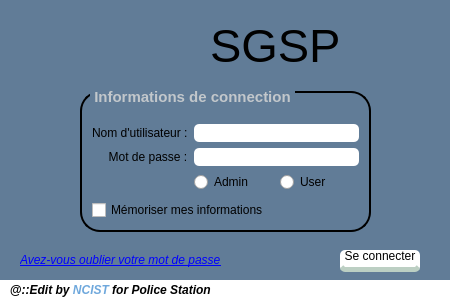
<?xml version="1.0" encoding="UTF-8"?>
<ui version="4.0">
 <class>Connexion</class>
 <widget class="QWidget" name="Connexion">
  <property name="geometry">
   <rect>
    <x>0</x>
    <y>0</y>
    <width>450</width>
    <height>301</height>
   </rect>
  </property>
  <property name="windowTitle">
   <string>Connexion</string>
  </property>
  <property name="windowIcon">
   <iconset resource="images.qrc">
    <normaloff>:/logo.png</normaloff>:/logo.png</iconset>
  </property>
  <property name="styleSheet">
   <string notr="true">QWidget#Connexion
{
    Background-color: #617c97;
}

QWidget QRadioButton:hover
{
	Background-color : #bccfc3;
}

QWidget QRadioButton:checked
{
	Background-color : #bccfc3;
}

QWidget QCheckBox:hover
{
	Background-color : #bccfc3;
}

QWidget QCheckBox:checked
{
	Background-color : #bccfc3;
}</string>
  </property>
  <widget class="QLabel" name="logoName">
   <property name="geometry">
    <rect>
     <x>210</x>
     <y>10</y>
     <width>154</width>
     <height>70</height>
    </rect>
   </property>
   <property name="font">
    <font>
     <pointsize>35</pointsize>
    </font>
   </property>
   <property name="autoFillBackground">
    <bool>false</bool>
   </property>
   <property name="text">
    <string>SGSP </string>
   </property>
  </widget>
  <widget class="QLabel" name="label">
   <property name="geometry">
    <rect>
     <x>20</x>
     <y>250</y>
     <width>201</width>
     <height>20</height>
    </rect>
   </property>
   <property name="font">
    <font>
     <italic>true</italic>
     <underline>true</underline>
    </font>
   </property>
   <property name="toolTip">
    <string>&lt;html&gt;&lt;head/&gt;&lt;body&gt;&lt;p&gt;&lt;span style=&quot; color:#000000;&quot;&gt;Cliquez ici&lt;/span&gt; si vous ne vous souvenez plus de votre &lt;span style=&quot; color:#ff0000;&quot;&gt;mot de passe&lt;/span&gt;.&lt;/p&gt;&lt;/body&gt;&lt;/html&gt;</string>
   </property>
   <property name="toolTipDuration">
    <number>0</number>
   </property>
   <property name="styleSheet">
    <string notr="true">QLabel
{
	color: blue;
} 

QLabel:hover
{
	color: #bccfc3;
}</string>
   </property>
   <property name="text">
    <string>Avez-vous oublier votre mot de passe?</string>
   </property>
  </widget>
  <widget class="QLabel" name="logoImg">
   <property name="geometry">
    <rect>
     <x>120</x>
     <y>10</y>
     <width>71</width>
     <height>61</height>
    </rect>
   </property>
   <property name="text">
    <string/>
   </property>
   <property name="pixmap">
    <pixmap resource="images.qrc">:/logo.png</pixmap>
   </property>
   <property name="scaledContents">
    <bool>true</bool>
   </property>
  </widget>
  <widget class="QLabel" name="label_2">
   <property name="geometry">
    <rect>
     <x>0</x>
     <y>280</y>
     <width>451</width>
     <height>21</height>
    </rect>
   </property>
   <property name="font">
    <font>
     <pointsize>9</pointsize>
     <weight>75</weight>
     <italic>true</italic>
     <bold>true</bold>
    </font>
   </property>
   <property name="styleSheet">
    <string notr="true">Background-color : #fff</string>
   </property>
   <property name="text">
    <string>&lt;html&gt;&lt;head/&gt;&lt;body&gt;&lt;p&gt;&amp;nbsp;&amp;nbsp;&amp;nbsp;@::Edit by &lt;span style=&quot; color:#6fa8dc;&quot;&gt;NCIST&lt;/span&gt; for Police Station&lt;/p&gt;&lt;/body&gt;&lt;/html&gt;</string>
   </property>
  </widget>
  <widget class="QGroupBox" name="groupBoxInfo">
   <property name="geometry">
    <rect>
     <x>80</x>
     <y>91</y>
     <width>291</width>
     <height>141</height>
    </rect>
   </property>
   <property name="font">
    <font>
     <pointsize>11</pointsize>
     <weight>75</weight>
     <bold>true</bold>
    </font>
   </property>
   <property name="styleSheet">
    <string notr="true">QGroupBox 
{
  border: 2px solid black; 
  border-radius: 20px; 
} 
 
QGroupBox::title 
{ 
	margin: 2 2;
  	color: #c2c7cb;
 	subcontrol-position: top left; 
    left : 10px;
	bottom: 5px;

}

QGroupBox QLineEdit
{
	border-radius: 5px;
	color: rgb(84, 0, 0);
	padding-left: 7px;
	padding-right: 7px;
	height: 18px;
}

QGroupBox QLineEdit:hover
{
	border: 2px solid #bccfc3;
}

QGroupBox QLineEdit:focus
{
	border: 1px solid #bfcfc3;
}

QGroupBox QLineEdit::placeholder
{
	color: #c2c7cb;
}</string>
   </property>
   <property name="title">
    <string>Informations de connection</string>
   </property>
   <layout class="QVBoxLayout" name="verticalLayout">
    <item>
     <layout class="QFormLayout" name="formLayout">
      <property name="horizontalSpacing">
       <number>6</number>
      </property>
      <property name="verticalSpacing">
       <number>6</number>
      </property>
      <property name="leftMargin">
       <number>0</number>
      </property>
      <item row="0" column="0">
       <widget class="QLabel" name="login">
        <property name="text">
         <string>Nom d'utilisateur :</string>
        </property>
       </widget>
      </item>
      <item row="1" column="0">
       <widget class="QLabel" name="password">
        <property name="text">
         <string>     Mot de passe :</string>
        </property>
       </widget>
      </item>
      <item row="1" column="1">
       <widget class="QLineEdit" name="inputPwd">
        <property name="font">
         <font>
          <family>MS UI Gothic</family>
          <pointsize>8</pointsize>
         </font>
        </property>
        <property name="styleSheet">
         <string notr="true"/>
        </property>
        <property name="echoMode">
         <enum>QLineEdit::Password</enum>
        </property>
        <property name="placeholderText">
         <string/>
        </property>
       </widget>
      </item>
      <item row="2" column="1">
       <layout class="QHBoxLayout" name="horizontalLayout">
        <item>
         <widget class="QRadioButton" name="adminRadio">
          <property name="text">
           <string>Admin</string>
          </property>
         </widget>
        </item>
        <item>
         <widget class="QRadioButton" name="userRadio">
          <property name="text">
           <string>User</string>
          </property>
         </widget>
        </item>
       </layout>
      </item>
      <item row="0" column="1">
       <widget class="QLineEdit" name="inputLogin">
        <property name="font">
         <font>
          <family>MS UI Gothic</family>
          <pointsize>10</pointsize>
         </font>
        </property>
        <property name="styleSheet">
         <string notr="true"/>
        </property>
        <property name="placeholderText">
         <string/>
        </property>
       </widget>
      </item>
     </layout>
    </item>
    <item>
     <widget class="QCheckBox" name="memoryInfo">
      <property name="text">
       <string>Mémoriser mes informations</string>
      </property>
     </widget>
    </item>
   </layout>
  </widget>
  <widget class="QPushButton" name="connecter">
   <property name="geometry">
    <rect>
     <x>340</x>
     <y>250</y>
     <width>80</width>
     <height>22</height>
    </rect>
   </property>
   <property name="styleSheet">
    <string notr="true">QPushButton
{
	Background-color : #fff;
	border-radius: 5px;
	border-bottom: 5px solid #bccfc3;
	padding-top: -5px;
}

QPushButton:hover
{
	border: -1px solid #fcc;
	border-bottom: 5px solid #bccfc3;
	background-color: #ffe;
}

QPushButton:pressed
{	
	border-bottom: none;
	background-color: #bccfc3;
}</string>
   </property>
   <property name="text">
    <string>Se connecter</string>
   </property>
  </widget>
 </widget>
 <tabstops>
  <tabstop>inputLogin</tabstop>
  <tabstop>inputPwd</tabstop>
  <tabstop>adminRadio</tabstop>
  <tabstop>userRadio</tabstop>
  <tabstop>memoryInfo</tabstop>
  <tabstop>connecter</tabstop>
 </tabstops>
 <resources>
  <include location="images.qrc"/>
 </resources>
 <connections/>
</ui>
